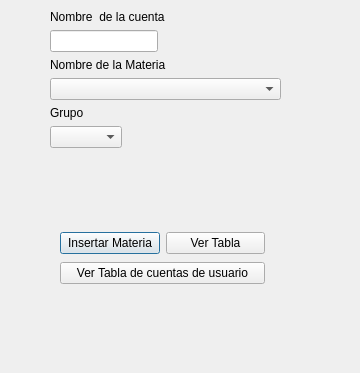
<?xml version="1.0" encoding="UTF-8"?>
<ui version="4.0">
 <class>Dialog</class>
 <widget class="QDialog" name="Dialog">
  <property name="geometry">
   <rect>
    <x>0</x>
    <y>0</y>
    <width>360</width>
    <height>373</height>
   </rect>
  </property>
  <property name="maximumSize">
   <size>
    <width>360</width>
    <height>373</height>
   </size>
  </property>
  <property name="windowTitle">
   <string>Asignar materias al alumno</string>
  </property>
  <widget class="QWidget" name="layoutWidget">
   <property name="geometry">
    <rect>
     <x>50</x>
     <y>10</y>
     <width>231</width>
     <height>196</height>
    </rect>
   </property>
   <layout class="QFormLayout" name="formLayout">
    <item row="0" column="0">
     <widget class="QLabel" name="label">
      <property name="text">
       <string>Nombre  de la cuenta</string>
      </property>
     </widget>
    </item>
    <item row="1" column="0">
     <widget class="QLineEdit" name="NombreCuenta"/>
    </item>
    <item row="2" column="0">
     <widget class="QLabel" name="label_2">
      <property name="text">
       <string>Nombre de la Materia</string>
      </property>
     </widget>
    </item>
    <item row="3" column="0" colspan="2">
     <widget class="QComboBox" name="AbrMat"/>
    </item>
    <item row="4" column="0">
     <widget class="QLabel" name="label_3">
      <property name="text">
       <string>Grupo</string>
      </property>
     </widget>
    </item>
    <item row="5" column="0">
     <widget class="QComboBox" name="Grupo"/>
    </item>
   </layout>
  </widget>
  <widget class="QWidget" name="">
   <property name="geometry">
    <rect>
     <x>60</x>
     <y>230</y>
     <width>205</width>
     <height>56</height>
    </rect>
   </property>
   <layout class="QVBoxLayout" name="verticalLayout">
    <item>
     <layout class="QHBoxLayout" name="horizontalLayout">
      <item>
       <widget class="QPushButton" name="Insertar">
        <property name="text">
         <string>Insertar Materia</string>
        </property>
       </widget>
      </item>
      <item>
       <widget class="QPushButton" name="Ver">
        <property name="text">
         <string>Ver Tabla</string>
        </property>
       </widget>
      </item>
     </layout>
    </item>
    <item>
     <widget class="QPushButton" name="VerCuentas">
      <property name="text">
       <string>Ver Tabla de cuentas de usuario</string>
      </property>
     </widget>
    </item>
   </layout>
  </widget>
 </widget>
 <resources/>
 <connections/>
</ui>
